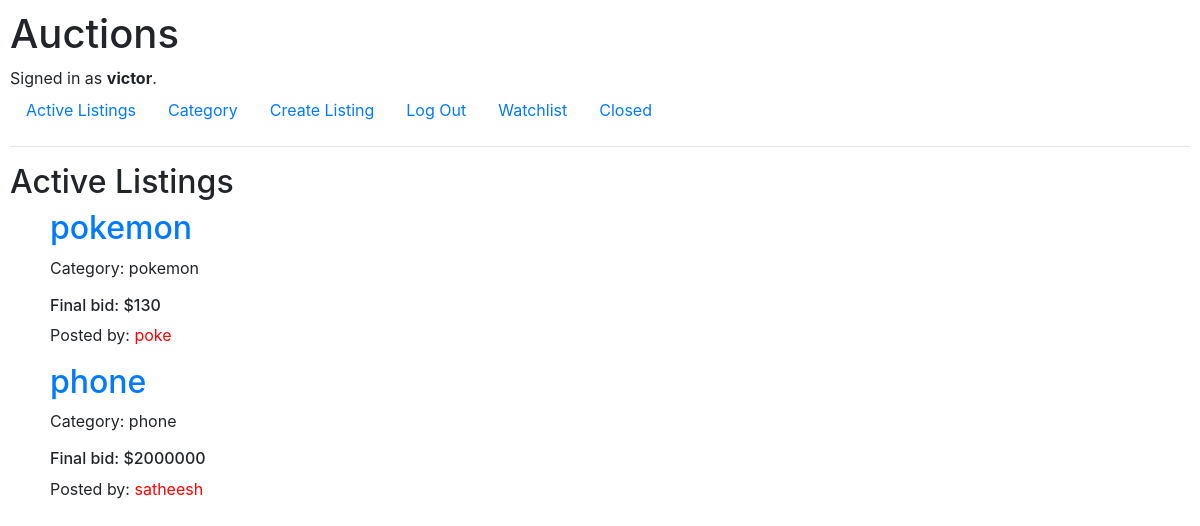
/closelist (signed in), run on the app's committed database.
### auctions/models.py (models this page shows)
class User(AbstractUser):
    pass

class AuctionListing(models.Model):
    title = models.CharField(max_length=100)
    startingBid = models.IntegerField(default=0)
    currentBid = models.IntegerField(default=0)
    image = models.URLField(null=True, blank=True, max_length=2000)
    category = models.CharField(max_length=64, null=True, blank=True)
    user = models.ForeignKey(User, on_delete=models.CASCADE, default=1)

### auctions/views.py (the view)
# urls.py: path('closelist', views.closelist, name='closelist'),
def closelist(request):
    closed_auction_listings = AuctionListing.objects.filter(
        closed__isnull=False)
    return render(request, "auctions/closelist.html", {
        'Listings': closed_auction_listings
    })

### auctions/templates/auctions/closelist.html (shortened to what this page needs)
{%extends 'auctions/layout.html'%}
{%block body%}
    <h2>Active Listings</h2>
    <ul>
        {% for list in Listings %}
            <h2><a href="{%url 'item' list.pk%}">{{ list.title }}</a></h2>
            {%if list.category%}
                <p>Category: {{list.category}}</p>
            {%endif%}
            <h6>Final bid: ${{ list.currentBid }}</h6>
            <p>Posted by: <span class="red">{{ list.user }}</span></p>
        {% endfor%}
    </ul>
{%endblock%}

### auctions/templates/auctions/layout.html (shortened to what this page needs)
{% load static %}
<!DOCTYPE html>
<html lang="en">
    <head>
        <link rel="stylesheet" href="https://stackpath.bootstrapcdn.com/bootstrap/4.4.1/css/bootstrap.min.css">
        <link href="{% static 'auctions/styles.css' %}" rel="stylesheet">
    </head>
    <body>
        <h1>Auctions</h1>
        <div>
            {% if user.is_authenticated %}
                Signed in as <strong>{{ user.username }}</strong>.
            {% else %}
                Not signed in.
            {% endif %}
        </div>
        <ul class="nav">
            <li class="nav-item">
                <a class="nav-link" href="{% url 'index' %}">Active Listings</a>
            </li>
            {% if user.is_authenticated %}
                <li class="nav-item">
                    <a class="nav-link" href="{% url 'category'%}">Category</a>
                </li>
                <li class="nav-item">
                    <a class="nav-link" href="{% url 'create' %}">Create Listing</a>
                </li>
                <li class="nav-item">
                    <a class="nav-link" href="{% url 'logout' %}">Log Out</a>
                </li>
                <li class="nav-item">
                    <a class="nav-link" href="{% url 'watchlist' %}">Watchlist</a>
                </li>
                <li class="nav-item">
                    <a class="nav-link" href="{% url 'closelist'%}">Closed</a>
                </li>
            {% endif %}
        </ul>
        <hr>
        {% block body %}
        {% endblock %}
    </body>
</html>

### auctions/static/auctions/styles.css (style rules this page uses)
body { padding: 10px; }
.red { color: red; }

### data on the page
User: username "victor"
AuctionListing: title "pokemon", category "pokemon", currentBid "130", user "poke"
AuctionListing: title "phone", category "phone", currentBid "2000000", user "satheesh"
